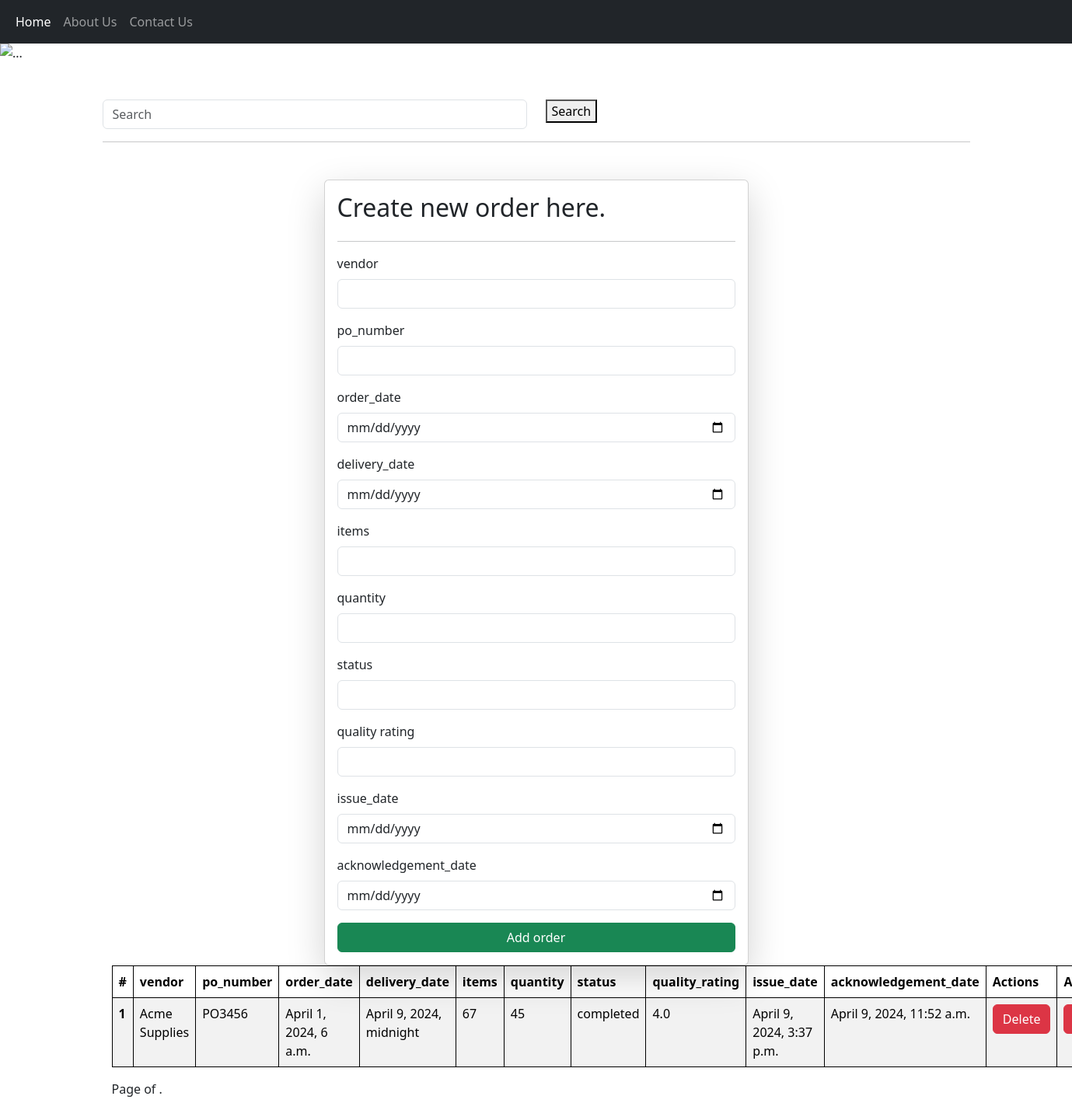
Screenshot of /orders/ with the database file from the repository.
### vendors_record/models.py (models this page shows)
class PurchaseOrder(models.Model):
    vendor = models.ForeignKey(
        Vendor, on_delete=models.CASCADE, related_name='purchase_orders')
    po_number = models.CharField(max_length=20, unique=True)
    order_date = models.DateTimeField()
    delivery_date = models.DateTimeField(null=True, blank=True)
    items = models.CharField(max_length=1000)
    quantity = models.IntegerField()
    status = models.CharField(max_length=20)
    quality_rating = models.FloatField(null=True, blank=True)
    issue_date = models.DateTimeField(auto_now_add=True)
    acknowledgement_date = models.DateTimeField(null=True, blank=True)
    def set_items(self, items):
        self.items = json.dumps(items, cls=DjangoJSONEncoder)
    def get_items(self):
        return json.loads(self.items)
    items_json = property(get_items, set_items)

class Vendor(models.Model):
    name = models.CharField(max_length=255)
    contact_details = models.TextField()
    address = models.TextField()
    vendor_code = models.CharField(max_length=20, unique=True)
    on_time_delivery_rate = models.FloatField(null=True, blank=True)
    quality_rating_avg = models.FloatField(null=True, blank=True)
    average_response_time = models.FloatField(null=True, blank=True)
    fulfillment_rate = models.FloatField(null=True, blank=True)
    def __str__(self) -> str:
        return self.name

### vendors_record/views.py (the view, shortened to what this page needs)
# urls.py: path('orders/', order_list, name='order-list'),
def order_list(request):
     orders = PurchaseOrder.objects.all()
     return render(request, 'order_list.html', {'orders': orders})

### vendors_record/templates/order_list.html (shortened to what this page needs)
<!DOCTYPE html>
<html lang="en">
<head>
    <link href="https://cdn.jsdelivr.net/npm/bootstrap@5.3.2/dist/css/bootstrap.min.css" rel="stylesheet">
</head>
<body>
    <nav class="navbar navbar-expand-lg navbar-dark bg-dark">
      <div class="container-fluid">
        <div class="collapse navbar-collapse" id="navbarSupportedContent">
          <cl class="navbar-nav me-auto mb-2 mb-lg-0">
            <li class="nav-item">
              <a class="nav-link active" aria-current="page" href="/">Home</a>
            </li>
            <li class="nav-item">
              <a class="nav-link" href="/about">About Us</a>
            </li>
            <li class="nav-item">
              <a class="nav-link" href="/contact">Contact Us</a>
            </li>
          </cl>
        </div>
      </div>
    </nav>
    <div class="container-fluid px-0 mb-3" >
      <img src="https://source.unsplash.com/2000x400/?Office" class="d-block w-100" alt="...">
    </div>
   <form class="mb-4">
    <div class="container mt-5">
      <div class="row">
        <div class="col-md-6">
          <input class="form-control" name="search" placeholder="Search">
        </div>
        <div class="col-md-6">
          <button type="submit" class="btn-btn-primary">Search</button>
        </div>
      </div>
   </form>
    <hr>
     <div class="container mt-5">
  <form class="col-6 mx-auto card p-3 shadow-lg" method="post" enctype="multipart/form-data">
      <h2>Create new order here.</h2>
      <hr>
      <div class="mb-3">
        <label for="exampleInputEmail1" class="form-label">vendor</label>
        <input name="vendor" value="{{PurchaseOrder.vendor}}" type="text" class="form-control" required>
      </div>
      <div class="mb-3">
        <label for="exampleInputEmail1" class="form-label">po_number</label>
        <input name="po_number" value="{{PurchaseOrder.po_number}}" type="text" class="form-control" required>
      </div>
      <div class="mb-3">
        <label for="exampleInputEmail1" class="form-label">order_date</label>
        <input name="order_date" value="{{PurchaseOrder.order_date}}" type="date" class="form-control" required>
      </div>
      <div class="mb-3">
        <label for="exampleInputEmail1" class="form-label">delivery_date</label>
        <input name="delivery_date" value="{{PurchaseOrder.delivery_date}}" type="date" class="form-control" required>
      </div>
      <div class="mb-3">
        <label for="exampleInputEmail1" class="form-label">items</label>
        <input name="items" value="{{PurchaseOrder.items}}" type="number" class="form-control" required>
      </div>
      <div class="mb-3">
        <label for="exampleInputEmail1" class="form-label">quantity</label>
        <input name="quantity" value="{{PurchaseOrder.quantity}}" type="number" class="form-control" required>
      </div>
      <div class="mb-3">
        <label for="exampleInputEmail1" class="form-label">status</label>
        <input name="status" value="{{PurchaseOrder.status}}" type="text" class="form-control" required>
      </div>
      <div class="mb-3">
        <label for="exampleInputEmail1" class="form-label">quality rating</label>
        <input name="quality_rating" value="{{PurchaseOrder.quality_rating}}" type="number" class="form-control" required>
      </div>
      <div class="mb-3">
        <label for="exampleInputEmail1" class="form-label">issue_date</label>
        <input name="issue_date" value="{{PurchaseOrder.issue_date}}" type="date" class="form-control" required>
      </div>
      <div class="mb-3">
        <label for="exampleInputEmail1" class="form-label">acknowledgement_date</label>
        <input name="acknowledgement_date" value="{{PurchaseOrder.acknowledgement_date}}" type="date" class="form-control" required>
      </div>
      <button type="submit" class="btn btn-success">Add order</button>
      </form>
      <table class="table table-striped">
        <thead>
          <tr>
            <th scope="col">#</th>
            <th scope="col">vendor</th>
            <th scope="col">po_number</th>
            <th scope="col">order_date</th>
            <th scope="col">delivery_date</th>
            <th scope="col">items</th>
            <th scope="col">quantity</th>
            <th scope="col">status</th>
            <th scope="col">quality_rating</th>
            <th scope="col">issue_date</th>
            <th scope="col">acknowledgement_date</th>
            <th scope="col">Actions</th>
            <th scope="col">Actions</th>
          </tr>
        </thead>
        <tbody>
            {% for order in orders %}
            <tr>
              <th scope="row">{{forloop.counter}}</th>
              <td>{{order.vendor}}</td>
              <td>{{order.po_number}}</td>
              <td>{{order.order_date}}</td>
              <td>{{order.delivery_date}}</td>
              <td>{{order.items}}</td>
              <td>{{order.quantity}}</td>
              <td>{{order.status}}</td>
              <td>{{order.quality_rating}}</td>
              <td>{{order.issue_date}}</td>
              <td>{{order.acknowledgement_date}}</td>
              <td>
                <a href="/delete-order/{{order.id}}/" class="btn btn-danger">Delete</a>
              </td>
              <td>
                <a href="/update-order/{{order.id}}/" class="btn btn-danger">Update</a>
              </td>
            </tr>
            {% endfor %}
            </tbody>
          </table>
          <nav aria-label="Page navigation example">
            <ul class="pagination">
                <span class="current">
                    Page {{ queryset.number }} of {{ queryset.paginator.num_pages }}.
                </span>
        </div>

### vendors_record/templates/order_list.html (style rules this page uses)
table, th, td { border: 1px solid black; }

### rows the page displays
PurchaseOrder: vendor "Acme Supplies", po_number "PO3456", order_date "April 1, 2024, 6 a.m.", delivery_date "April 9, 2024, midnight", items "67", quantity "45", status "completed", quality_rating "4.0", issue_date "April 9, 2024, 3:37 p.m.", acknowledgement_date "April 9, 2024, 11:52 a.m."
